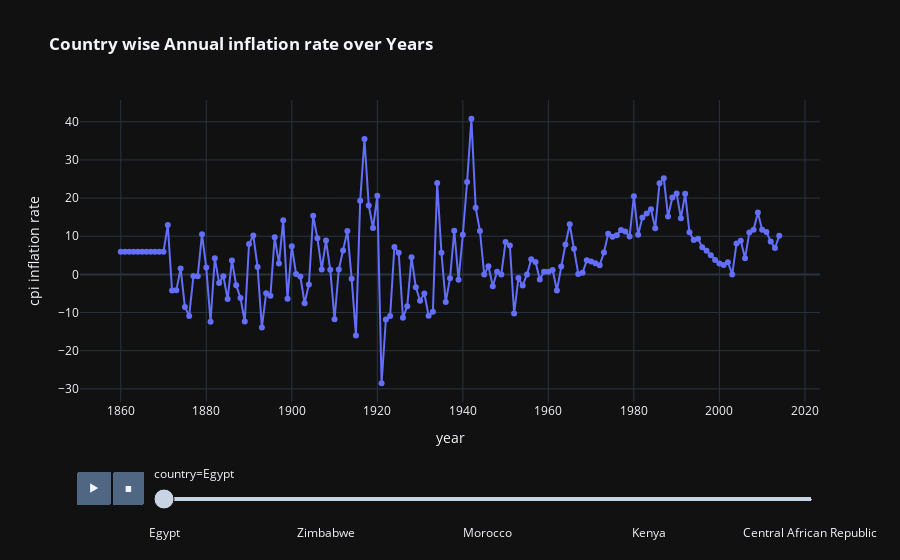

The notebook cell this image was saved under:
### Code cell
fig=px.line(df.sort_values(by='year'),x='year',y='inflation_annual_cpi',animation_frame='country',labels={'inflation_annual_cpi':'cpi inflation rate'},animation_group='year',color='country',markers=True,template='plotly_dark',title='<b> Country wise Annual inflation rate over Years')
fig.update_traces(showlegend=False)

### Figure 1 — Plotly figure (JSON) as saved in the notebook; plotly's stock layout.template omitted (floating-point values rounded to 4 significant figures; data arrays with more than 128 entries replaced by an {"elided": "..."} marker saying what was removed)
{"data": [{"hovertemplate": "country=Egypt<br>year=%{x}<br>cpi inflation rate=%{y}<extra></extra>", "ids": {"elided": "155 int values"}, "legendgroup": "Egypt", "line": {"color": "#636efa", "dash": "solid"}, "marker": {"symbol": "circle"}, "mode": "markers+lines", "name": "Egypt", "orientation": "v", "showlegend": false, "type": "scatter", "x": {"elided": "155 int values"}, "xaxis": "x", "y": {"elided": "155 float values"}, "yaxis": "y"}], "layout": {"legend": {"title": {"text": "country"}, "tracegroupgap": 0}, "sliders": [{"active": 0, "currentvalue": {"prefix": "country="}, "len": 0.9, "pad": {"b": 10, "t": 60}, "steps": [{"args": [["Egypt"], {"frame": {"duration": 0, "redraw": false}, "fromcurrent": true, "mode": "immediate", "transition": {"duration": 0, "easing": "linear"}}], "label": "Egypt", "method": "animate"}, {"args": [["Algeria"], {"frame": {"duration": 0, "redraw": false}, "fromcurrent": true, "mode": "immediate", "transition": {"duration": 0, "easing": "linear"}}], "label": "Algeria", "method": "animate"}, {"args": [["South Africa"], {"frame": {"duration": 0, "redraw": false}, "fromcurrent": true, "mode": "immediate", "transition": {"duration": 0, "easing": "linear"}}], "label": "South Africa", "method": "animate"}, {"args": [["Zimbabwe"], {"frame": {"duration": 0, "redraw": false}, "fromcurrent": true, "mode": "immediate", "transition": {"duration": 0, "easing": "linear"}}], "label": "Zimbabwe", "method": "animate"}, {"args": [["Angola"], {"frame": {"duration": 0, "redraw": false}, "fromcurrent": true, "mode": "immediate", "transition": {"duration": 0, "easing": "linear"}}], "label": "Angola", "method": "animate"}, {"args": [["Tunisia"], {"frame": {"duration": 0, "redraw": false}, "fromcurrent": true, "mode": "immediate", "transition": {"duration": 0, "easing": "linear"}}], "label": "Tunisia", "method": "animate"}, {"args": [["Morocco"], {"frame": {"duration": 0, "redraw": false}, "fromcurrent": true, "mode": "immediate", "transition": {"duration": 0, "easing": "linear"}}], "label": "Morocco", "method": "animate"}, {"args": [["Zambia"], {"frame": {"duration": 0, "redraw": false}, "fromcurrent": true, "mode": "immediate", "transition": {"duration": 0, "easing": "linear"}}], "label": "Zambia", "method": "animate"}, {"args": [["Mauritius"], {"frame": {"duration": 0, "redraw": false}, "fromcurrent": true, "mode": "immediate", "transition": {"duration": 0, "easing": "linear"}}], "label": "Mauritius", "method": "animate"}, {"args": [["Kenya"], {"frame": {"duration": 0, "redraw": false}, "fromcurrent": true, "mode": "immediate", "transition": {"duration": 0, "easing": "linear"}}], "label": "Kenya", "method": "animate"}, {"args": [["Ivory Coast"], {"frame": {"duration": 0, "redraw": false}, "fromcurrent": true, "mode": "immediate", "transition": {"duration": 0, "easing": "linear"}}], "label": "Ivory Coast", "method": "animate"}, {"args": [["Nigeria"], {"frame": {"duration": 0, "redraw": false}, "fromcurrent": true, "mode": "immediate", "transition": {"duration": 0, "easing": "linear"}}], "label": "Nigeria", "method": "animate"}, {"args": [["Central African Republic"], {"frame": {"duration": 0, "redraw": false}, "fromcurrent": true, "mode": "immediate", "transition": {"duration": 0, "easing": "linear"}}], "label": "Central African Republic", "method": "animate"}], "x": 0.1, "xanchor": "left", "y": 0, "yanchor": "top"}], "title": {"text": "<b> Country wise Annual inflation rate over Years"}, "updatemenus": [{"buttons": [{"args": [null, {"frame": {"duration": 500, "redraw": false}, "fromcurrent": true, "mode": "immediate", "transition": {"duration": 500, "easing": "linear"}}], "label": "&#9654;", "method": "animate"}, {"args": [[null], {"frame": {"duration": 0, "redraw": false}, "fromcurrent": true, "mode": "immediate", "transition": {"duration": 0, "easing": "linear"}}], "label": "&#9724;", "method": "animate"}], "direction": "left", "pad": {"r": 10, "t": 70}, "showactive": false, "type": "buttons", "x": 0.1, "xanchor": "right", "y": 0, "yanchor": "top"}], "xaxis": {"anchor": "y", "domain": [0, 1], "title": {"text": "year"}}, "yaxis": {"anchor": "x", "domain": [0, 1], "title": {"text": "cpi inflation rate"}}}}
